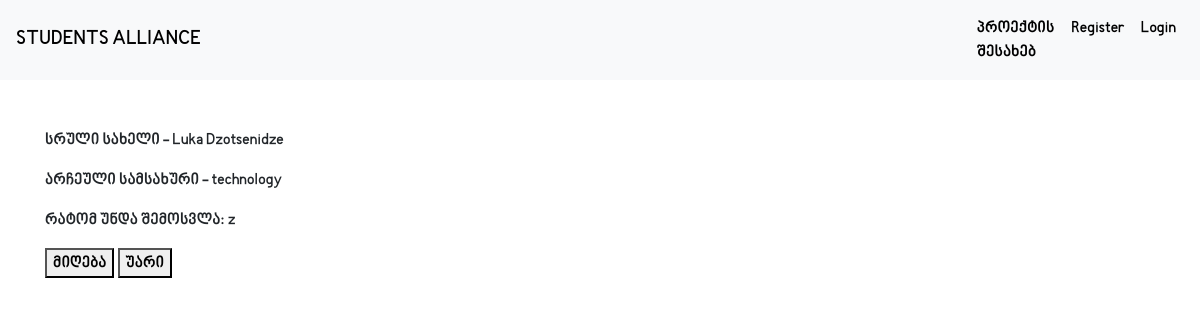
Screenshot of /user_form/1 with the database file from the repository.
### main/models.py (models this page shows)
class FormData(db.Model):
    id = db.Column(db.Integer, primary_key=True)
    firstname = db.Column(db.String(30), nullable=False)
    lastname = db.Column(db.String(30), nullable=False)
    email = db.Column(db.String(100), nullable=False)
    why_join = db.Column(db.String(1000), nullable=False)
    category = db.Column(db.String(30), nullable=False)
    facebook_link = db.Column(db.String(100), nullable=False)

### main/other/routes.py (the view, shortened to what this page needs)
@csrf.exempt
@other.route('/user_form/<int:id>', methods=['POST', 'GET'])
def form(id):
    user_form = FormData.query.get(id)
    return render_template('user_form.html', form=user_form)

### main/templates/user_form.html
{% extends 'new_base.html' %}
{% block content %}
<p>სრული სახელი - {{ form.firstname }} {{ form.lastname }}</p>
<p>არჩეული სამსახური - {{form.category}}</p>
<p>რატომ უნდა შემოსვლა: {{ form.why_join }}</p>
<form method="POST">
    <button name="entity" value="ACCEPT" type="submit">მიღება</button>
    <button name="entity" value="DECLINE" type="submit">უარი</button>
</form>
{% endblock content %}

### main/templates/new_base.html (style rules this page uses)
body { font-family: BPG; }

### rows the page displays
FormData: firstname "Luka", lastname "Dzotsenidze", category "technology", why_join "z"
